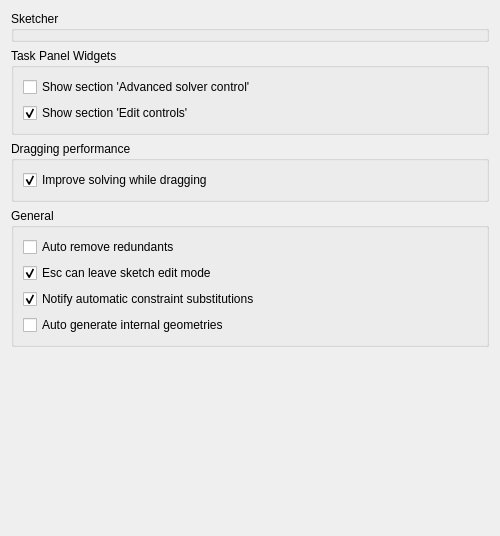
<?xml version="1.0" encoding="UTF-8"?>
<ui version="4.0">
 <class>SketcherGui::SketcherSettings</class>
 <widget class="QWidget" name="SketcherGui::SketcherSettings">
  <property name="geometry">
   <rect>
    <x>0</x>
    <y>0</y>
    <width>500</width>
    <height>536</height>
   </rect>
  </property>
  <property name="windowTitle">
   <string>General</string>
  </property>
  <layout class="QGridLayout" name="gridLayout">
   <item row="0" column="0">
    <widget class="QGroupBox" name="placeholder">
     <property name="title">
      <string>Sketcher</string>
     </property>
    </widget>
   </item>
   <item row="1" column="0">
    <widget class="QGroupBox" name="groupBox_2">
     <property name="title">
      <string>Task Panel Widgets</string>
     </property>
     <layout class="QGridLayout" name="gridLayout_4">
      <item row="0" column="0">
       <widget class="Gui::PrefCheckBox" name="checkBoxAdvancedSolverTaskBox">
        <property name="toolTip">
         <string>Sketcher dialog will have additional section
'Advanced solver control' to adjust solver settings</string>
        </property>
        <property name="text">
         <string>Show section 'Advanced solver control'</string>
        </property>
        <property name="prefEntry" stdset="0">
         <cstring>ShowSolverAdvancedWidget</cstring>
        </property>
        <property name="prefPath" stdset="0">
         <cstring>Mod/Sketcher</cstring>
        </property>
       </widget>
      </item>
      <item row="1" column="0">
       <widget class="Gui::PrefCheckBox" name="checkBoxSettingsTaskBox">
        <property name="toolTip">
         <string>Sketcher dialog will have additional section
'Edit controls' to easily access basic settings.</string>
        </property>
        <property name="text">
         <string>Show section 'Edit controls'</string>
        </property>
        <property name="checked">
         <bool>true</bool>
        </property>
        <property name="prefEntry" stdset="0">
         <cstring>ShowSettingsWidget</cstring>
        </property>
        <property name="prefPath" stdset="0">
         <cstring>Mod/Sketcher</cstring>
        </property>
       </widget>
      </item>
     </layout>
    </widget>
   </item>
   <item row="2" column="0">
    <widget class="QGroupBox" name="groupBox_4">
     <property name="title">
      <string>Dragging performance</string>
     </property>
     <layout class="QGridLayout" name="gridLayout_5" rowstretch="0,0" columnstretch="0,0">
      <item row="1" column="0" colspan="2">
       <widget class="Gui::PrefCheckBox" name="checkBoxRecalculateInitialSolutionWhileDragging">
        <property name="toolTip">
         <string>Special solver algorithm will be used while dragging sketch elements.
Requires to re-enter edit mode to take effect.</string>
        </property>
        <property name="text">
         <string>Improve solving while dragging</string>
        </property>
        <property name="checked">
         <bool>true</bool>
        </property>
        <property name="prefEntry" stdset="0">
         <cstring>RecalculateInitialSolutionWhileDragging</cstring>
        </property>
        <property name="prefPath" stdset="0">
         <cstring>Mod/Sketcher</cstring>
        </property>
       </widget>
      </item>
     </layout>
    </widget>
   </item>
   <item row="3" column="0">
    <widget class="QGroupBox" name="groupBox_5">
     <property name="enabled">
      <bool>true</bool>
     </property>
     <property name="sizePolicy">
      <sizepolicy hsizetype="Expanding" vsizetype="Minimum">
       <horstretch>0</horstretch>
       <verstretch>0</verstretch>
      </sizepolicy>
     </property>
     <property name="minimumSize">
      <size>
       <width>0</width>
       <height>0</height>
      </size>
     </property>
     <property name="maximumSize">
      <size>
       <width>16777215</width>
       <height>16777215</height>
      </size>
     </property>
     <property name="baseSize">
      <size>
       <width>0</width>
       <height>0</height>
      </size>
     </property>
     <property name="title">
      <string>General</string>
     </property>
     <layout class="QVBoxLayout" name="verticalLayout_22">
      <item>
       <widget class="Gui::PrefCheckBox" name="checkBoxAutoRemoveRedundants">
        <property name="toolTip">
         <string>New constraints that would be redundant will automatically be removed</string>
        </property>
        <property name="text">
         <string>Auto remove redundants</string>
        </property>
        <property name="checked">
         <bool>false</bool>
        </property>
        <property name="prefEntry" stdset="0">
         <cstring>AutoRemoveRedundants</cstring>
        </property>
        <property name="prefPath" stdset="0">
         <cstring>Mod/Sketcher</cstring>
        </property>
       </widget>
      </item>
      <item>
       <widget class="Gui::PrefCheckBox" name="checkBoxEnableEscape">
        <property name="toolTip">
         <string>Allow to leave sketch edit mode when pressing Esc button</string>
        </property>
        <property name="text">
         <string>Esc can leave sketch edit mode</string>
        </property>
        <property name="checked">
         <bool>true</bool>
        </property>
        <property name="prefEntry" stdset="0">
         <cstring>LeaveSketchWithEscape</cstring>
        </property>
        <property name="prefPath" stdset="0">
         <cstring>Mod/Sketcher</cstring>
        </property>
       </widget>
      </item>
      <item>
       <widget class="Gui::PrefCheckBox" name="checkBoxNotifyConstraintSubstitutions">
        <property name="toolTip">
         <string>Notifies about automatic constraint substitutions</string>
        </property>
        <property name="text">
         <string>Notify automatic constraint substitutions</string>
        </property>
        <property name="checked">
         <bool>true</bool>
        </property>
        <property name="prefEntry" stdset="0">
         <cstring>NotifyConstraintSubstitutions</cstring>
        </property>
        <property name="prefPath" stdset="0">
         <cstring>Mod/Sketcher/General</cstring>
        </property>
       </widget>
      </item>
      <item>
       <widget class="Gui::PrefCheckBox" name="checkBoxMakeInternals">
        <property name="text">
         <string>Auto generate internal geometries</string>
        </property>
        <property name="prefPath" stdset="0">
         <cstring>Mod/Sketcher</cstring>
        </property>
        <property name="prefEntry" stdset="0">
         <cstring>MakeInternals</cstring>
        </property>
       </widget>
      </item>
     </layout>
    </widget>
   </item>
   <item row="4" column="0">
    <spacer name="verticalSpacer">
     <property name="orientation">
      <enum>Qt::Vertical</enum>
     </property>
     <property name="sizeHint" stdset="0">
      <size>
       <width>20</width>
       <height>40</height>
      </size>
     </property>
    </spacer>
   </item>
  </layout>
 </widget>
 <customwidgets>
  <customwidget>
   <class>Gui::PrefCheckBox</class>
   <extends>QCheckBox</extends>
   <header>Gui/PrefWidgets.h</header>
  </customwidget>
 </customwidgets>
 <tabstops>
  <tabstop>checkBoxAdvancedSolverTaskBox</tabstop>
  <tabstop>checkBoxRecalculateInitialSolutionWhileDragging</tabstop>
  <tabstop>checkBoxAutoRemoveRedundants</tabstop>
  <tabstop>checkBoxEnableEscape</tabstop>
  <tabstop>checkBoxNotifyConstraintSubstitutions</tabstop>
 </tabstops>
 <resources/>
 <connections/>
</ui>
